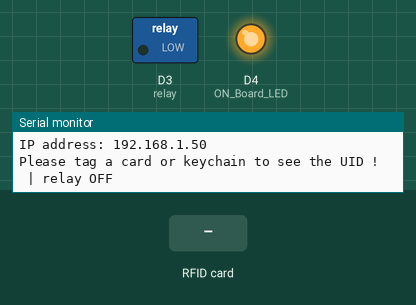
The sketch below on a simulated ESP8266 (NodeMCU). On the bench: switched loads named in the sketch (green lamp = pin HIGH), output pins drawn as LEDs (lit = HIGH), the last lines printed to the serial monitor. The test bench sets the inputs (shaded band). WiFi joins after 1.5 s; servers stay silent unless stated; uploads are accepted with an empty reply.

Above: at 2.7 s.
2.8 s: RFID card 5E 7A 19 C4 held to the reader
At 4.2 s:
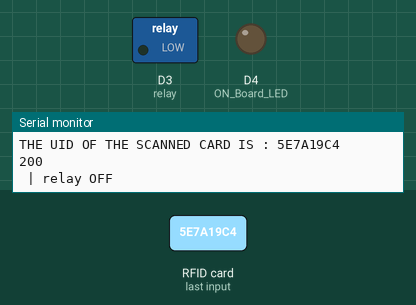
Timing chart, 0 to 8.1 s (numbered marks = the images above; inputs shaded):
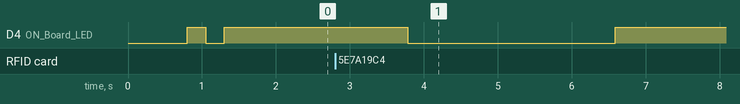

The sketch:

arduino.ino.ino
```cpp
/*
# # # # # # # # # # # # # # # # # # # # # # # # # # # # # # # # # # # #
# RFID MFRC522 / RC522 Library : https://github.com/miguelbalboa/rfid #
#                                                                     #
#                 Installation :                                      #
# NodeMCU ESP8266/ESP12E    RFID MFRC522 / RC522                      #
#         D2       <---------->   SDA/SS                              #
#         D5       <---------->   SCK                                 #
#         D7       <---------->   MOSI                                #
#         D6       <---------->   MISO                                #
#         GND      <---------->   GND                                 #
#         D1       <---------->   RST                                 #
#         3V/3V3   <---------->   3.3V                                #
# # # # # # # # # # # # # # # # # # # # # # # # # # # # # # # # # # # #

# # # # # # # # # # # # # # # # # # # # # # # # # # # # # # # # # # # # # # # # # # # # # # # # # # # # # # # # # # # # # # # # # # # # # # #
# If you are in a good mood, please subscriber Uteh Str YouTube Channel : https://www.youtube.com/channel/UCk8rZ8lhAH4H-75tQ7Ljc1A :) :) :) #
# # # # # # # # # # # # # # # # # # # # # # # # # # # # # # # # # # # # # # # # # # # # # # # # # # # # # # # # # # # # # # # # # # # # # # #
*/

//----------------------------------------Include the NodeMCU ESP8266 Library---------------------------------------------------------------------------------------------------------------//
//----------------------------------------see here: https://www.youtube.com/watch?v=8jMr94B8iN0 to add NodeMCU ESP8266 library and board
#include <ESP8266WebServer.h>
#include <ESP8266HTTPClient.h>
#include <WiFiUdp.h>
//------------------------------------------------------------------------------------------------------------------------------------------------------------------------------------------//

//----------------------------------------Include the SPI and MFRC522 libraries-------------------------------------------------------------------------------------------------------------//
//----------------------------------------Download the MFRC522 / RC522 library here: https://github.com/miguelbalboa/rfid
#include <SPI.h>
#include <MFRC522.h>
#include <ArduinoJson.h>
//------------------------------------------------------------------------------------------------------------------------------------------------------------------------------------------//

#define SS_PIN D2  //--> SDA / SS is connected to pinout D2
#define RST_PIN D1  //--> RST is connected to pinout D1
MFRC522 mfrc522(SS_PIN, RST_PIN);  //--> Create MFRC522 instance.

#define ON_Board_LED 2  //--> Defining an On Board LED, used for indicators when the process of connecting to a wifi router

#define relay 0

//----------------------------------------SSID and Password of your WiFi router-------------------------------------------------------------------------------------------------------------//
const char* ssid = "PLDTHOMEFIBRS7y9S";
const char* password = "familyParian143@";
const char* device_token  = "01f436a3f39084ae";
String URL = "http://192.168.1.37/adsms/getdata.php";
String getData, Link;
//------------------------------------------------------------------------------------------------------------------------------------------------------------------------------------------//

ESP8266WebServer server(80);  //--> Server on port 80
int readsuccess;
byte readcard[4];
char str[32] = "";
String StrUID;
boolean state;

//-----------------------------------------------------------------------------------------------SETUP--------------------------------------------------------------------------------------//
void setup() {
  Serial.begin(115200); //--> Initialize serial communications with the PC
  SPI.begin();      //--> Init SPI bus
  mfrc522.PCD_Init(); //--> Init MFRC522 card
  WiFi.begin(ssid, password);

  delay(500);

  Serial.print("Local port: ");

  pinMode(relay,OUTPUT);

  pinMode(ON_Board_LED,OUTPUT);
  digitalWrite(ON_Board_LED, HIGH); //--> Turn off Led On Board

  //----------------------------------------Wait for connection
  Serial.print("Connecting");
  while (WiFi.status() != WL_CONNECTED) {
    Serial.print(".");
    //----------------------------------------Make the On Board Flashing LED on the process of connecting to the wifi router.
    digitalWrite(ON_Board_LED, LOW);
    delay(250);
    digitalWrite(ON_Board_LED, HIGH);
    delay(250);
  }
  digitalWrite(ON_Board_LED, HIGH); //--> Turn off the On Board LED when it is connected to the wifi router.
  //----------------------------------------If successfully connected to the wifi router, the IP Address that will be visited is displayed in the serial monitor
  Serial.println("");
  Serial.print("Successfully connected to : ");
  Serial.println(ssid);
  Serial.print("IP address: ");
  Serial.println(WiFi.localIP());

  Serial.println("Please tag a card or keychain to see the UID !");
  Serial.println("");
}
//------------------------------------------------------------------------------------------------------------------------------------------------------------------------------------------//

//-----------------------------------------------------------------------------------------------LOOP---------------------------------------------------------------------------------------//
void loop() {
  // put your main code here, to run repeatedly
  readsuccess = getid();

  if(readsuccess) {
  digitalWrite(ON_Board_LED, LOW);
    HTTPClient http;    //Declare object of class HTTPClient

    String UIDresultSend, postData;
    UIDresultSend = StrUID;

    //Post Data
    getData =  "?card_uid=" + String(UIDresultSend) + "&device_token=" + String(device_token); // Add the Card ID to the GET array in order to send it
    Link = URL + getData;
    http.begin(Link);  //Specify request destination
    http.addHeader("Content-Type", "application/x-www-form-urlencoded"); //Specify content-type header

    int httpCode = http.GET();   //Send the request
    String payload = http.getString();    //Get the response payload

    if (httpCode == 200) {
    const size_t bufferSize1 = JSON_OBJECT_SIZE(2) + 30;
    DynamicJsonBuffer jsonBuffer1(bufferSize1);
    JsonObject& root1 = jsonBuffer1.parseObject(payload);
    state = root1["a"];
    if (payload.substring(0, 5) == "login") {
        String user_name = payload.substring(5);
    //  Serial.println(user_name);
        state = 1;
    }

      else if (payload.substring(0, 6) == "logout") {
        String user_name = payload.substring(6);
    //  Serial.println(user_name);
        state = 1;
      }
      else if (payload == "succesful") {

      }
      else if (payload == "available") {

      }
      delay(100);
      http.end();  //Close connection
  }

  else {
    Serial.println("ERROR");
  }

    Serial.println(UIDresultSend);
    Serial.println(httpCode);   //Print HTTP return code
    Serial.println(payload);    //Print request response payload
    handleLIGHT();

    http.end();  //Close connection
    delay(500);
  digitalWrite(ON_Board_LED, HIGH);
  }
    HTTPClient http;
   getData =  "?door="; // Add the Card ID to the GET array in order to send it
    Link = URL + getData;
    http.begin(Link);  //Specify request destination
    http.addHeader("Content-Type", "application/x-www-form-urlencoded"); //Specify content-type header

    int httpCode = http.GET();   //Send the request
    String payload = http.getString();    //Get the response payload
    if (httpCode == 200) {
      if (payload.substring(0, 4) == "open") {
        String user_name = payload.substring(5);
        Serial.println(payload);
        state = 1;
    }
    }
    handleLIGHT();

}
//------------------------------------------------------------------------------------------------------------------------------------------------------------------------------------------//

//----------------------------------------Procedure for reading and obtaining a UID from a card or keychain---------------------------------------------------------------------------------//
int getid() {
  if(!mfrc522.PICC_IsNewCardPresent()) {
    return 0;
  }
  if(!mfrc522.PICC_ReadCardSerial()) {
    return 0;
  }


  Serial.print("THE UID OF THE SCANNED CARD IS : ");

  for(int i=0;i<4;i++){
    readcard[i]=mfrc522.uid.uidByte[i]; //storing the UID of the tag in readcard
    array_to_string(readcard, 4, str);
    StrUID = str;
  }
  mfrc522.PICC_HaltA();
  return 1;
}
//------------------------------------------------------------------------------------------------------------------------------------------------------------------------------------------//

//----------------------------------------Procedure to change the result of reading an array UID into a string------------------------------------------------------------------------------//
void array_to_string(byte array[], unsigned int len, char buffer[]) {
    for (unsigned int i = 0; i < len; i++)
    {
        byte nib1 = (array[i] >> 4) & 0x0F;
        byte nib2 = (array[i] >> 0) & 0x0F;
        buffer[i*2+0] = nib1  < 0xA ? '0' + nib1  : 'A' + nib1  - 0xA;
        buffer[i*2+1] = nib2  < 0xA ? '0' + nib2  : 'A' + nib2  - 0xA;
    }
    buffer[len*2] = '\0';
}
//------------------------------------------------------------------------------------------------------------------------------------------------------------------------------------------//

void handleLIGHT() {

  if(state == 1)  {
    Serial.println(" | relay ON");
    digitalWrite(relay,HIGH);
    delay(2000);
    digitalWrite(relay,LOW);
    state = 0;
  }
  else  {
    Serial.println(" | relay OFF");
    digitalWrite(relay,LOW);
    delay(2000);
    digitalWrite(relay,LOW);

  }
}
```

Measured:
- after the input at 2.8 s, D4 (ON_Board_LED): HIGH → LOW after 0.99 s, → HIGH 2.8 s later
